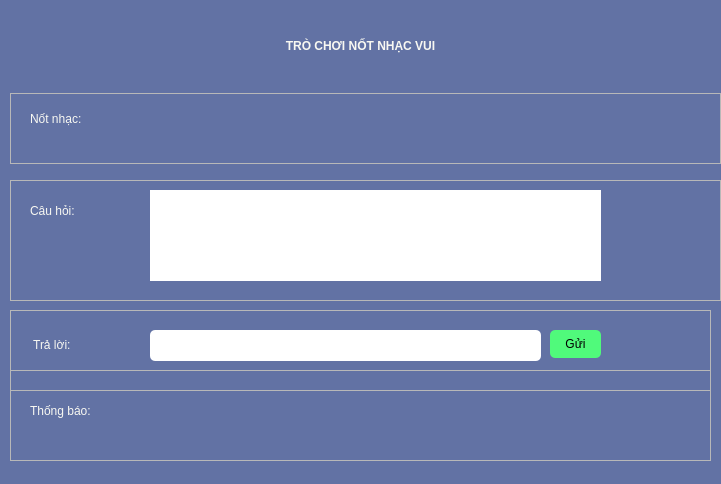
<?xml version="1.0" encoding="UTF-8"?>
<ui version="4.0">
 <class>Form</class>
 <widget class="QWidget" name="Form">
  <property name="geometry">
   <rect>
    <x>0</x>
    <y>0</y>
    <width>721</width>
    <height>484</height>
   </rect>
  </property>
  <property name="windowTitle">
   <string>Form</string>
  </property>
  <property name="styleSheet">
   <string notr="true">QLabel#labelTitle{
font: 28pt &quot;MS Shell Dlg 2&quot;;
font-weight: bold;
color: #f8f8f2;
}
QWidget#Form{
background: #6272a4;
}
QLineEdit#txtAnswer{
font: 13pt &quot;MS Shell Dlg 2&quot;;
color: #282a36;
border-radius: 5px;
}
QTextBrowser{
font: 13pt &quot;MS Shell Dlg 2&quot;;
color: #282a36;
border-radius: 5px;
}
QPushButton#btnSend{
font: 13pt &quot;MS Shell Dlg 2&quot;;
background-color: #50fa7b;
border-radius: 5px;
}
QPushButton#btnSend:hover{
background-color: #8be9fd;
}</string>
  </property>
  <widget class="QFrame" name="frame_4">
   <property name="geometry">
    <rect>
     <x>10</x>
     <y>310</y>
     <width>701</width>
     <height>81</height>
    </rect>
   </property>
   <property name="frameShape">
    <enum>QFrame::StyledPanel</enum>
   </property>
   <property name="frameShadow">
    <enum>QFrame::Raised</enum>
   </property>
   <widget class="QLabel" name="label_3">
    <property name="geometry">
     <rect>
      <x>20</x>
      <y>24</y>
      <width>101</width>
      <height>21</height>
     </rect>
    </property>
    <property name="styleSheet">
     <string notr="true">color: #f8f8f2;
font: 13pt &quot;MS Shell Dlg 2&quot;;</string>
    </property>
    <property name="text">
     <string> Trả lời:</string>
    </property>
   </widget>
   <widget class="QLineEdit" name="txtAnswer">
    <property name="geometry">
     <rect>
      <x>140</x>
      <y>20</y>
      <width>391</width>
      <height>31</height>
     </rect>
    </property>
   </widget>
   <widget class="QPushButton" name="btnSend">
    <property name="geometry">
     <rect>
      <x>540</x>
      <y>20</y>
      <width>51</width>
      <height>28</height>
     </rect>
    </property>
    <property name="text">
     <string>Gửi</string>
    </property>
   </widget>
  </widget>
  <widget class="QLabel" name="labelTitle">
   <property name="geometry">
    <rect>
     <x>30</x>
     <y>10</y>
     <width>661</width>
     <height>71</height>
    </rect>
   </property>
   <property name="text">
    <string>TRÒ CHƠI NỐT NHẠC VUI</string>
   </property>
   <property name="alignment">
    <set>Qt::AlignCenter</set>
   </property>
  </widget>
  <widget class="QFrame" name="frame_5">
   <property name="geometry">
    <rect>
     <x>10</x>
     <y>370</y>
     <width>701</width>
     <height>91</height>
    </rect>
   </property>
   <property name="frameShape">
    <enum>QFrame::StyledPanel</enum>
   </property>
   <property name="frameShadow">
    <enum>QFrame::Raised</enum>
   </property>
   <widget class="QLabel" name="label_4">
    <property name="geometry">
     <rect>
      <x>20</x>
      <y>20</y>
      <width>111</width>
      <height>41</height>
     </rect>
    </property>
    <property name="styleSheet">
     <string notr="true">color: #f8f8f2;
font: 13pt &quot;MS Shell Dlg 2&quot;;</string>
    </property>
    <property name="text">
     <string>Thống báo:</string>
    </property>
   </widget>
   <widget class="QLabel" name="labelNotify">
    <property name="geometry">
     <rect>
      <x>150</x>
      <y>10</y>
      <width>491</width>
      <height>71</height>
     </rect>
    </property>
    <property name="styleSheet">
     <string notr="true">color: #f8f8f2;
font: 13pt &quot;MS Shell Dlg 2&quot;;</string>
    </property>
    <property name="text">
     <string/>
    </property>
   </widget>
  </widget>
  <widget class="QFrame" name="frame_2">
   <property name="geometry">
    <rect>
     <x>10</x>
     <y>93</y>
     <width>711</width>
     <height>71</height>
    </rect>
   </property>
   <property name="frameShape">
    <enum>QFrame::StyledPanel</enum>
   </property>
   <property name="frameShadow">
    <enum>QFrame::Raised</enum>
   </property>
   <widget class="QLabel" name="label">
    <property name="geometry">
     <rect>
      <x>20</x>
      <y>10</y>
      <width>101</width>
      <height>31</height>
     </rect>
    </property>
    <property name="styleSheet">
     <string notr="true">color: #f8f8f2;
font: 13pt &quot;MS Shell Dlg 2&quot;;</string>
    </property>
    <property name="text">
     <string>Nốt nhạc:</string>
    </property>
   </widget>
   <widget class="QWidget" name="horizontalLayoutWidget">
    <property name="geometry">
     <rect>
      <x>140</x>
      <y>10</y>
      <width>451</width>
      <height>51</height>
     </rect>
    </property>
    <layout class="QHBoxLayout" name="horizontalLayout"/>
   </widget>
  </widget>
  <widget class="QFrame" name="frame_3">
   <property name="geometry">
    <rect>
     <x>10</x>
     <y>180</y>
     <width>711</width>
     <height>121</height>
    </rect>
   </property>
   <property name="frameShape">
    <enum>QFrame::StyledPanel</enum>
   </property>
   <property name="frameShadow">
    <enum>QFrame::Raised</enum>
   </property>
   <widget class="QLabel" name="label_2">
    <property name="geometry">
     <rect>
      <x>20</x>
      <y>20</y>
      <width>81</width>
      <height>21</height>
     </rect>
    </property>
    <property name="styleSheet">
     <string notr="true">color: #f8f8f2;
font: 13pt &quot;MS Shell Dlg 2&quot;;</string>
    </property>
    <property name="text">
     <string>Câu hỏi:</string>
    </property>
   </widget>
   <widget class="QTextBrowser" name="txtQuestion">
    <property name="geometry">
     <rect>
      <x>140</x>
      <y>10</y>
      <width>451</width>
      <height>91</height>
     </rect>
    </property>
   </widget>
  </widget>
 </widget>
 <resources/>
 <connections/>
</ui>
